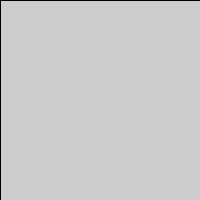
Frame 1 (no input)
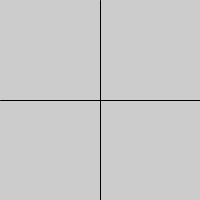
Frame 2 (the mouse pressed at the canvas centre, redrawn once)

The Processing sketch that drew these frames (run headless with seeded random() and noise(); the mouse was pressed at the canvas centre and the sketch redrawn once):

// Processing sketch: T013_mouseRedraw
// ── T013_mouseRedraw.pde
void setup(){
  size(200,200);
  noLoop();
}

void draw(){
  background(204);
  line(mouseX,0,mouseX,200);
  line(0,mouseY,200,mouseY);
}

void mousePressed(){
  redraw();
}
